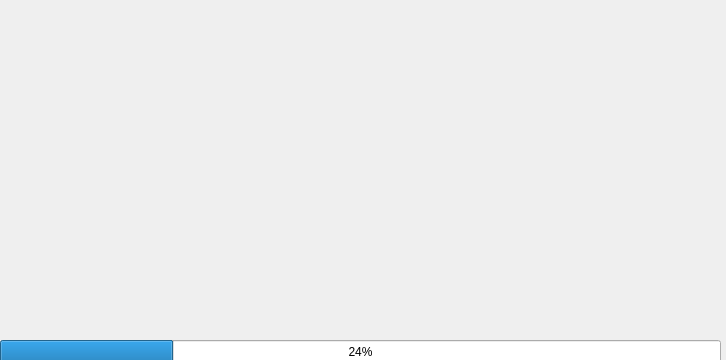
<?xml version="1.0" encoding="UTF-8"?>
<ui version="4.0">
 <class>Dialog</class>
 <widget class="QDialog" name="Dialog">
  <property name="enabled">
   <bool>true</bool>
  </property>
  <property name="geometry">
   <rect>
    <x>0</x>
    <y>0</y>
    <width>726</width>
    <height>360</height>
   </rect>
  </property>
  <property name="windowTitle">
   <string>Dialog</string>
  </property>
  <property name="styleSheet">
   <string notr="true">background-image: url(:/images/images/b3.jpg);</string>
  </property>
  <widget class="QProgressBar" name="progressBar">
   <property name="geometry">
    <rect>
     <x>0</x>
     <y>340</y>
     <width>721</width>
     <height>23</height>
    </rect>
   </property>
   <property name="value">
    <number>24</number>
   </property>
  </widget>
 </widget>
 <resources/>
 <connections/>
</ui>
